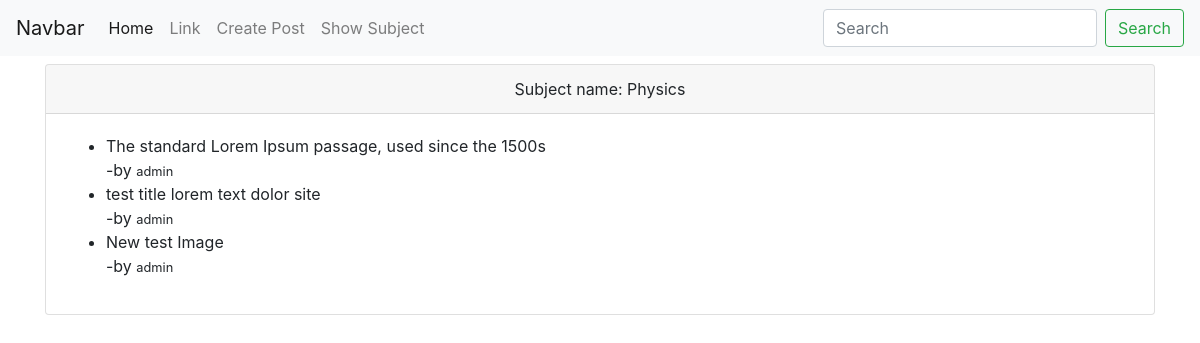
The page /tuition/subject/ on the database as committed earlier.
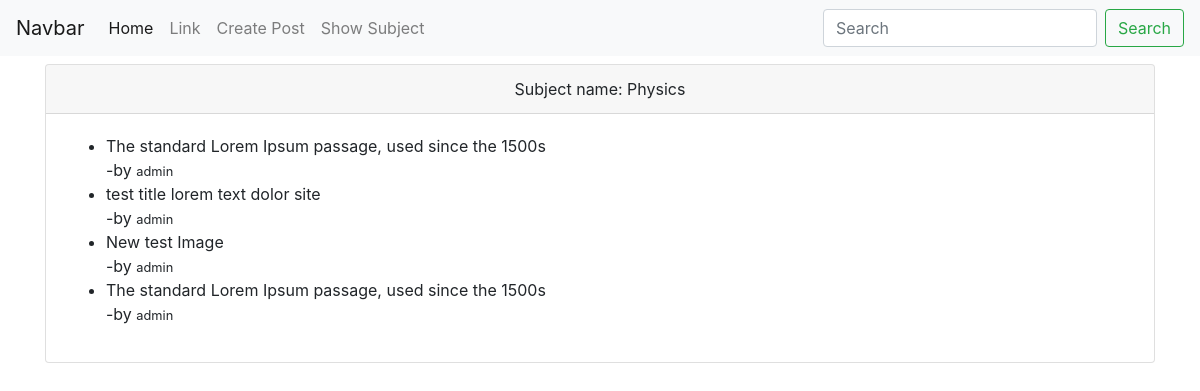
The same page on the database as committed later.
### tuition/models.py (models this page shows, shortened)
class Post(models.Model):
    CATEGORY = (('Teacher', 'Teacher'), ('Student', 'Student'))
    MY_CHOICES = (('Bangla', 'Bangla'),
                  ('English', 'English'),
                  ('Urdu', 'Urdu'),
                  ('Arabic', 'Arabic'),
                  ('Hindi', 'Hindi'))
    user = models.ForeignKey(User, on_delete=models.CASCADE, blank=True, null=True)
    id = models.AutoField(primary_key=True)
    title = models.CharField(max_length=100)
    slug = models.CharField(max_length=100, default=title)
    email = models.EmailField()
    salary = models.IntegerField()
    details = models.TextField()
    availabe = models.BooleanField(default=True)
    category = models.CharField(max_length=100, choices=CATEGORY)
    created_at = models.DateTimeField(default=now)
    image = models.ImageField(default='default.jpg', upload_to='tuition/images')
    medium = MultiSelectField(choices=MY_CHOICES, max_choices=3, max_length=100, default='Bangla')
    subject = models.ManyToManyField(Subject, related_name='subject_set')
    class_in = models.ManyToManyField(Class_in, related_name='class_set')

### tuition/views.py (the view)
# urls.py: path('subject/', subjectview, name='subject'),
def subjectview(request):
    subject = Subject.objects.get(name="Physics")
    post = subject.subject_set.all()
    return render(request, 'tuition/subject/subjectview.html', {'subject': subject, 'post': post})

### templates/tuition/subject/subjectview.html
{% extends 'index.html' %}
{% block body %}
<div class="container py-2">
    <div class="card">
        <div class="card-header text-center">Subject name: {{subject.name}}</div>
        <div class="card-body">
            <ul>
                {% for s in post %}
                <li>{{s.title}}</li>
                -by <small>{{s.user.username}}</small>
                {% endfor %}
            </ul>
        </div>
    </div>
</div>
{% endblock body %}

Rows that differ between the two databases and show on the page:
added Post: title "The standard Lorem Ipsum passage, used since the 1500s", user.username "admin"
